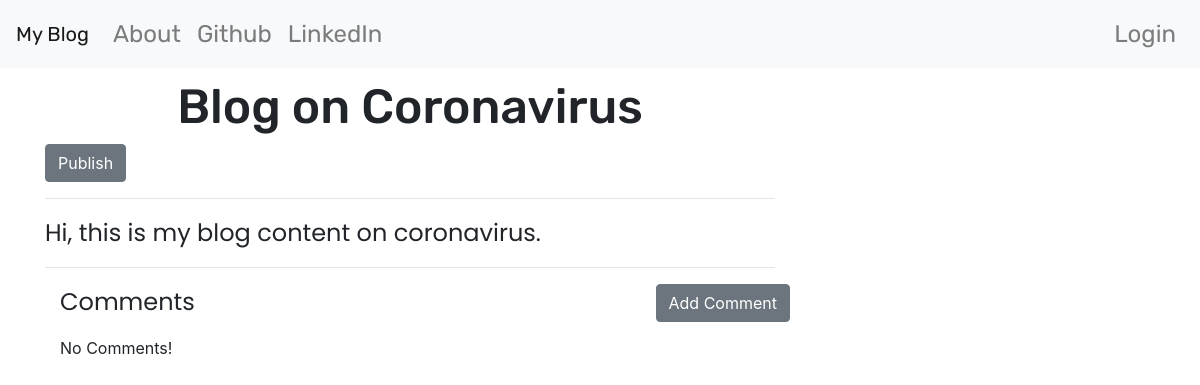
The page /post/5 on the database its author committed.
### blog/models.py (models this page shows, shortened)
class Post(models.Model):
    author = models.ForeignKey('auth.User', on_delete=models.CASCADE)
    title = models.CharField(max_length=200)
    text = models.TextField()
    created_date = models.DateTimeField(default=timezone.now)
    published_date = models.DateTimeField(blank=True,null=True)

### blog/views.py (the view)
# urls.py: path('post/<int:pk>',views.PostDetailView.as_view(), name='post_detail'),
class PostDetailView(DetailView):
    model = Post

### blog/templates/blog/post_detail.html (shortened to what this page needs)
{% extends "blog/base.html" %}
{% block content %}
  <h1 class="posttitle loader">{{post.title}}</h1>
  {% if post.published_date %}
    <div class="date postdate">
      {{post.published_date}}
    </div>
  {% else %}
    <a class="btn btn-secondary" href="{% url 'post_publish' pk=post.pk %}">Publish</a>
  {% endif %}
  <hr>
  <p class="postcontent">{{post.text|safe|linebreaksbr}}</p>
  <hr>
  <a class="btn btn-secondary btn-comment" href="{% url 'add_comment_to_post' pk=post.pk %}">Add Comment</a>
  <div class="container">
    <p class="postcontent">Comments</p>
    {% for comment in post.comments.all %}
      <br>
      {% if user.is_authenticated or comment.approved_comment %}
        {{comment.created_date}}
        {% if not comment.approved_comment %}
          <a class="btn btn-secondary" href="{% url 'comment_remove' pk=comment.pk %}">
            <span class="glyphicon glyphicon-remove"></span>
            Remove
          </a>
          <a class="btn btn-secondary" href="{% url 'comment_approve' pk=comment.pk %}">
            <span class="glyphicon glyphicon-ok"></span>
            Approve
          </a>
        {% endif %}
        <p>{{comment.text|safe|linebreaks}}</p>
        <p>Posted By: {{comment.author}}</p>
        <hr>
      {% endif %}
      {% empty %}
      <p>No Comments!</p>
    {% endfor %}
  </div>
{% endblock %}

### blog/static/css/blog.css (style rules this page uses)
.posttitle { font-family: 'Rubik', sans-serif; font-size: 3em; text-align: center; }
.postcontent { font-family: 'Poppins', sans-serif; font-size: 1.5em; }
.btn-comment { position: absolute; right: 0px; }
.loader { filter:hue-rotate(0deg); color: linear-gradient(45deg,#0f8,#08f); animation:hue 5000ms infinite linear; }

### rows shown on the page
Post: title "Blog on Coronavirus", text "Hi, this is my blog content on coronavirus."
